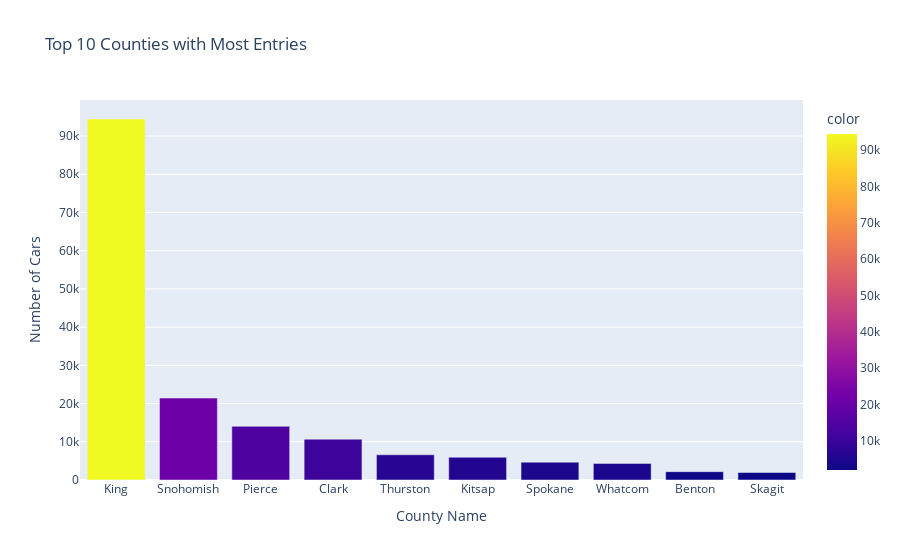

Here is the notebook cell this chart was saved with:
### Code cell
import pandas as pd
import plotly.express as px

# Load the dataset

ev = pd.read_csv(r'C:\Users\Admin\Downloads\Electric_Vehicle_Population_Data_CP2.csv')

# Group by County and count the number of entries, then sort in descending order
county_counts = ev.groupby('County').count().sort_values(by='City', ascending=False)['City']

# Extract the top 10 counties and their counts
top_10_counties = county_counts.index[:10]
top_10_values = county_counts.values[:10]

# Create the bar plot using plotly.express
fig = px.bar(x=top_10_counties, y=top_10_values, labels={'x': 'County Name', 'y': 'Number of Cars'}, color=top_10_values, 
             title='Top 10 Counties with Most Entries')
fig.show()

### Figure 1 — Plotly figure (JSON) as saved in the notebook; plotly's stock layout.template omitted (floating-point values rounded to 4 significant figures)
{"data": [{"alignmentgroup": "True", "hovertemplate": "County Name=%{x}<br>Number of Cars=%{y}<br>color=%{marker.color}<extra></extra>", "legendgroup": "", "marker": {"color": [94460, 21439, 14043, 10675, 6600, 5956, 4671, 4331, 2183, 1968], "coloraxis": "coloraxis", "pattern": {"shape": ""}}, "name": "", "offsetgroup": "", "orientation": "v", "showlegend": false, "textposition": "auto", "type": "bar", "x": ["King", "Snohomish", "Pierce", "Clark", "Thurston", "Kitsap", "Spokane", "Whatcom", "Benton", "Skagit"], "xaxis": "x", "y": [94460, 21439, 14043, 10675, 6600, 5956, 4671, 4331, 2183, 1968], "yaxis": "y"}], "layout": {"barmode": "relative", "coloraxis": {"colorbar": {"title": {"text": "color"}}, "colorscale": [[0, "#0d0887"], [0.1111, "#46039f"], [0.2222, "#7201a8"], [0.3333, "#9c179e"], [0.4444, "#bd3786"], [0.5556, "#d8576b"], [0.6667, "#ed7953"], [0.7778, "#fb9f3a"], [0.8889, "#fdca26"], [1, "#f0f921"]]}, "legend": {"tracegroupgap": 0}, "title": {"text": "Top 10 Counties with Most Entries"}, "xaxis": {"anchor": "y", "domain": [0, 1], "title": {"text": "County Name"}}, "yaxis": {"anchor": "x", "domain": [0, 1], "title": {"text": "Number of Cars"}}}}
